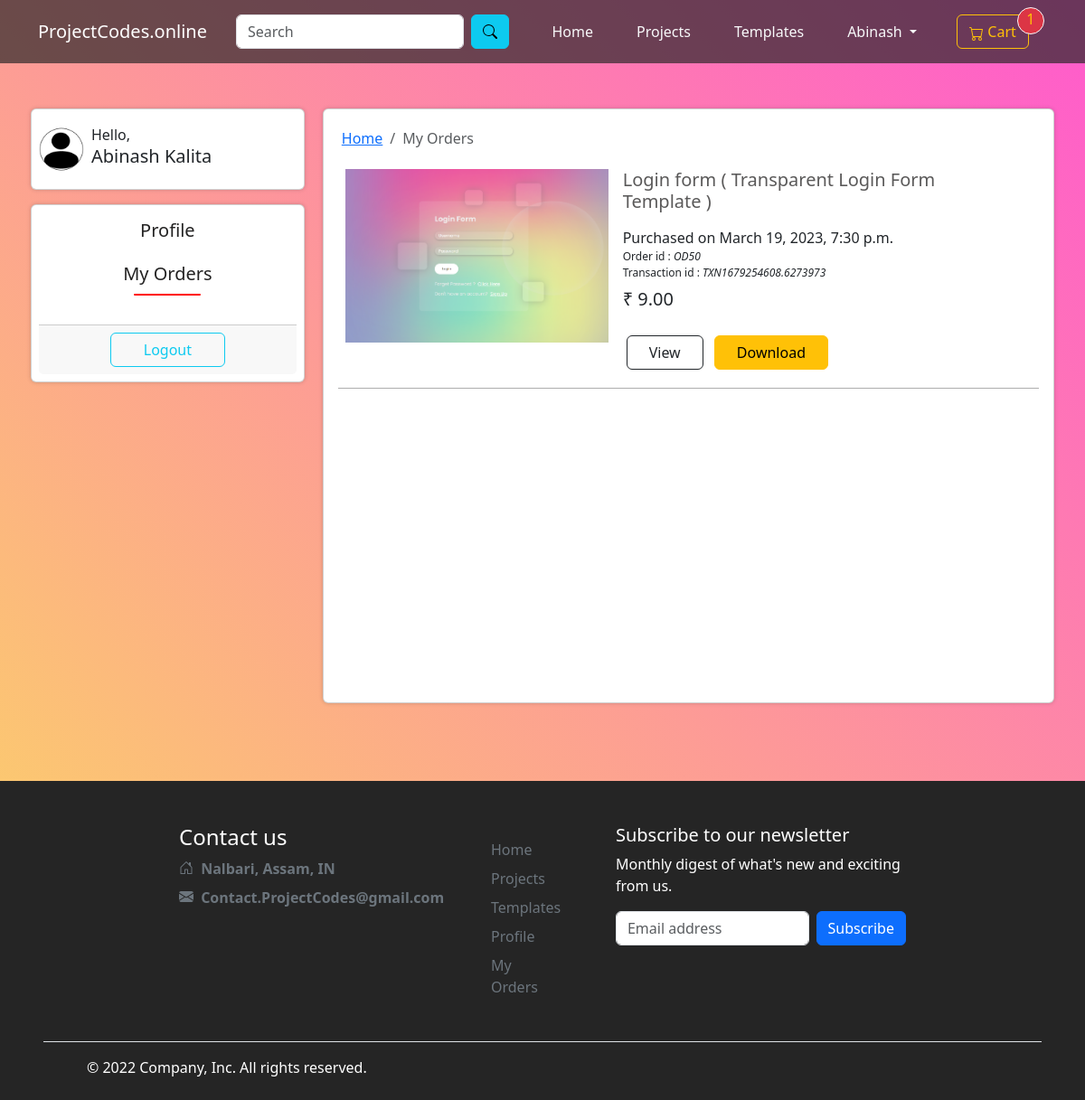
The page /order/ (signed in) on the database its author committed.
### user/models.py (models this page shows, shortened)
class User_detail(models.Model):
    id=models.BigAutoField(primary_key=True)
    user_id= models.BigIntegerField()
    name= models.CharField(max_length=200)
    gender= models.CharField(max_length=30, null=True, blank=True)
    phone= models.IntegerField( null=True, blank=True, default="0")
    profileImg= models.ImageField(upload_to="Profile_Image/",null=True, blank=True,  default="/defaultImg/person-circle.png")
    address = models.TextField(null=True, blank=True )

class Order(models.Model):
    order_id= models.BigAutoField(primary_key=True)
    project= models.ForeignKey(Project, on_delete=models.CASCADE)
    user_id= models.IntegerField()
    price = models.FloatField()
    transaction_id= models.CharField(max_length=300)
    order_time = models.DateTimeField(default=datetime.datetime.now())

class Project(models.Model):
    CATEGORY=(
        ('Project', 'Project'),
        ('Template', 'Template'),
    )
    SUB_CATEGORY=(
        ('Web Development', (
                ('Front-end Development', 'Front-end Development'),
                ('Backend', 'Backend'),
                ('Full-Stack', 'Full-Stack'),
            )
        ),
        ('Android Development', (
                ('Java', 'Java'),
                ('kotlin', 'Kotlin'),
            )
        ),
        ('Cyber Security', 'Cyber Security'),
        ('Others', (
                ('C','C'),
                ('C++','C++'),
                ('Python','Python')
            )
        ),
    )
    proj_id = models.BigAutoField(primary_key=True)
    title = models.CharField(max_length=100)
    short_Desc = models.CharField(max_length=500, blank=True)
    project_file=  models.FileField(null=True,blank=True, upload_to="projectFile/")
    full_Desc= models.TextField(blank=True)
    category = models.CharField(max_length=100, choices=CATEGORY)
    sub_category = models.CharField(max_length=100, choices=SUB_CATEGORY)
    used_language= models.CharField(max_length=500, null=True, blank=True)
    created_by= models.CharField(max_length=100, null=True, blank=True, default="Team Members")
    price= models.FloatField( blank=True, null=True)
    discounted_price = models.FloatField( blank=True , null=True)
    free = models.BooleanField(default=False)
    publish_date = models.DateTimeField(auto_now_add=True)
    last_modified_date = models.DateTimeField(auto_now=True)
    default_image= models.ImageField(null=True,blank=True, upload_to="Project_Image/")
    sourcecode_link= models.CharField(max_length=500,null=True, blank=True)

### user/views.py (the view)
# urls.py: path('order/', views.my_order, name="order"),
def my_order(request):
    if request.user.is_authenticated:
        user_id = request.user.id
        account = User_detail.objects.get(user_id=user_id)
        orders = Order.objects.filter(user_id=user_id).order_by('-order_id')
        params = {'User_detail': account, "activeOrder": "activeOrder",
                  "orders": orders, "cartCount": cartCount(user_id)}
        return render(request, "user/profile.html", params)
    else:
        return redirect("/")

### user/views.py (called while the page is built)
def cartCount(user_id):
    cart = Cart.objects.filter(user_id=user_id)
    cart = cart.count()
    return cart

### templates/user/profile.html (shortened to what this page needs)
{% extends 'user/basic.html' %}
{%load static %}
{%block csslink%}
<link rel="stylesheet" href="{% static 'user/css/profile.css'%}">
{%endblock csslink%}
{%block body%}
<div class="d-flex p-4 profile" id="profile">
    <div class="profile_links">
        <div class="card p-2  flex-row align-items-center helloUser">
            <img src="/media/{{User_detail.profileImg}}" alt="" srcset="">
            <div class=" m-2">
                <div>Hello,</div>
                <h5>{{request.user.first_name}} {{request.user.last_name}}</h5>
            </div>
        </div>
        <div class="card p-2 mt-3 align-items-center linkDiv">
            <a href="/profile/" class="itemLink my-2">
                <h5>Profile</h5>
            </a>
            <a href="/order/" class=" itemLink my-2">
                <h5>My Orders</h5>
            </a>
            <div class="card-footer d-flex justify-content-center w-100 mt-4">
                <a class="btn btn-outline-info w-50 logout">Logout</a>
            </div>
        </div>
    </div>
    <div class=" card profile-body">
        <div class="d-flex flex-column align-items-center order {% if not activeOrder %} d-none{% endif %}" id="order">
        <nav aria-label="breadcrumb" class="align-self-start p-1 my-0" style="min-height:fit-content !important;">
            <ol class="breadcrumb m-0 ">
                <li class="breadcrumb-item"><a href="/">Home</a></li>
                <li class="breadcrumb-item active" aria-current="page">My Orders</li>
            </ol>
        </nav>
        {% if orders%}
            {% for i in orders %}
                <div class=" orderCard flex-row">
                    <div class="orderImg">
                        <img src="/media/{{i.project.default_image}}" alt="" srcset="" style="width:100%; height:100%;">
                    </div>
                    <div class="orderDetails">
                        <div>
                            <h5>{{i.project.title}}
                                {% if i.project.short_Desc %}
                                    <span> (
                                        {{i.project.short_Desc}} )
                                    </span>
                                {% endif %}
                            </h5>
                        </div>
                        <div>
                            <p class=" mt-3 mb-0" id="buyDate">Purchased on <span>{{i.order_time}}</span></p>
                            <p class="mb-0" style="font-size:.75rem;">Order id : <em>OD{{i.order_id}}</em></p>
                            <p class="mb-2" style="font-size:.75rem;">Transaction id : <em>{{i.transaction_id}}</em></p>
                            <h6 class="price fs-5">₹ {{i.price}}0</h6>
                        </div>
                        <div class="btns mt-4">
                            {% if i.project.category == 'Template' %}
                                <a href="/templates/view/{{i.project.proj_id}}" class="btn btn-outline-dark mx-1 px-4">View</a>
                            {% else %}
                                <a href="/projects/{{i.project.proj_id}}" class="btn btn-outline-dark mx-1 px-4">View</a>
                            {% endif %}
                            <a class="btn btn-warning m-1 px-4 downloadBtn" href="/download/?id={{i.project.proj_id}}" id="{{i.order_id}}" >Download</a>
                        </div>
                    </div>
                </div>
            {% endfor %}
        {% else %}
            <div class="d-flex flex-column justify-content-center align-items-center h-100 text-center">
                <h5>Your order list is empty!☹</h5>
                <p>Explore our wide collection of projects and find something you need😀</p>
                <a href="/projects/" class="btn btn-outline-dark">Find projects</a>
            </div>
        {% endif %}
        </div>
    </div>
</div>
{%endblock body%}

### templates/user/basic.html (shortened to what this page needs)
{%load static%}
<html lang="en">
<head>
  <link rel="stylesheet" href="https://cdn.jsdelivr.net/npm/bootstrap@5.3.0-alpha1/dist/css/bootstrap.min.css" />
  <link rel="stylesheet" href="https://cdnjs.cloudflare.com/ajax/libs/font-awesome/6.3.0/css/all.min.css" />
  <link rel="stylesheet" href="{% static 'user/css/commonStyle.css'%}" />
  {% block csslink %}
  {% endblock csslink %}
</head>
<body id="body">
  <nav class="navbar navbar-expand-lg navbar-dark fixed-top w-100" style="background-color: rgba(37, 37, 37, 0.678); margin-bottom: 5px">
    <div class="container d-flex">
      <a class="navbar-brand" href="/">ProjectCodes.online</a>
      <div class="offcanvas offcanvas-end text-bg-dark" tabindex="-1" id="offcanvasNavbar" aria-labelledby="offcanvasNavbarLabel" style="width: 70%">
        <div class="offcanvas-body justify-content-end">
          <form class="d-flex m-2" role="search" method="get" action="/search" id="srcForm">
            <input class="form-control mx-2" type="search" placeholder="Search" aria-label="Search" name="src_query"
              required />
            <button class="btn btn-info me-3" type="submit">
            </button>
          </form>
          <ul class="navbar-nav mb-lg-0">
            <li class="nav-item mx-3">
              <a class="nav-link text-light itemLink" aria-current="page" href="/">Home</a>
            </li>
            <li class="nav-item mx-3">
              <a class="nav-link text-light itemLink" href="/projects">Projects</a>
            </li>
            <li class="nav-item mx-3">
              <a class="nav-link text-light itemLink" href="/templates/">Templates</a>
            </li>
            {% if request.user.is_authenticated%}
            <li class="nav-item dropdown itemLink mx-3">
              <a class="nav-link text-light dropdown-toggle" href="#" role="button" data-bs-toggle="dropdown"
                aria-expanded="false">
                {{request.user.first_name}}
              </a>
            </li>
            {%endif%}
          </ul>
          <div class="btnDiv mx-3 my-auto">
            {% if request.user.is_authenticated%}
            <a href="/cart" class="btn btn-outline-warning m-1" style="width: 5rem;">
              Cart<span class="position-absolute translate-middle bg-danger border border-light rounded-circle ms-3"
                style="width: 30px; height: 30px; object-fit: fill">
                <span id="cartCount">{{cartCount}}</span>
              </span>
            </a>
            {%else%}
            <a href="/login" class="btn btn-outline-info ">Login</a>
            {%endif%}
          </div>
        </div>
      </div>
    </div>
  </nav>
  <section class="mar-top">
    {%block body%}
    {%endblock body%}
  </section>
  <div class=" text-white mt-5" style="background: #252525;">
    <footer class="" >
      <div class="row w-75 mx-auto">
        <div class="col-6 col-md-5 mb-3">
          <h4>Contact us</h4>
          <ul class="nav flex-column">
            <li class="nav-item mb-2 text-secondary fw-bold">
              Nalbari, Assam, IN</li>
              <li class="nav-item mb-2 text-secondary fw-bold text-break">
              <a href="https://mail.google.com/mail/u/0/?#inbox?compose=CllgCJlGVVzdmnxJngqsXSXdZgwDBjRlcQDfXxBnGGxgDWGGGNPKBjhjcvfLVvsPQBbxlgZrgbV" target="_blank" class="text-secondary ">Contact.ProjectCodes@gmail.com</a>
              </li>
          </ul>
        </div>
        <div class=" col-md-1 mb-3">
          <ul class="nav flex-column">
            <li class="nav-item my-2"><a href="/" class="nav-link p-0 text-secondary">Home</a></li>
            <li class="nav-item mb-2"><a href="/projects" class="nav-link p-0 text-secondary">Projects</a></li>
            <li class="nav-item mb-2"><a href="/templates" class="nav-link p-0 text-secondary">Templates</a></li>
            {% if request.user.is_authenticated %}
            <li class="nav-item mb-2"><a href="/profile" class="nav-link p-0 text-secondary">Profile</a></li>
            <li class="nav-item mb-2"><a href="/order" class="nav-link p-0 text-secondary">My Orders</a></li>
            {% endif %}
          </ul>
        </div>
        <div class="col-md-5 offset-md-1 mb-3">
          <form action="">
            <h5>Subscribe to our newsletter</h5>
            <p>Monthly digest of what's new and exciting from us.</p>
            <div class="d-flex flex-column flex-sm-row w-100 gap-2">
              <input id="newsletter1" type="email" class="form-control" placeholder="Email address" required>
              <button class="btn btn-primary" type="submit">Subscribe</button>
            </div>
          </form>
        </div>
      </div>
      <div class="d-flex flex-column flex-sm-row justify-content-between p-5 mt-4 pt-3 pb-2 border-top btmfooter">
        <p>&copy; 2022 Company, Inc. All rights reserved.</p>
      </div>
    </footer>
  </div>
</body>
</html>

### static/user/css/commonStyle.css (style rules this page uses)
:root { --dk-gray-100: #F3F4F6; --dk-gray-200: #E5E7EB; --dk-gray-300: #D1D5DB; --dk-gray-400: #9CA3AF; --dk-gray-500: #6B7280; --dk-gray-600: #4B5563; --dk-gray-700: #374151; --dk-gray-800: #1F2937; --dk-gray-900: #111827; --dk-dark-bg: #313348; --dk-darker-bg: #2a2b3d; --navbar-bg-color: #6f6486; --sidebar-bg-color: #252636; --sidebar-width: 250px; }
* { margin: 0; padding: 0; box-sizing: border-box; }
body { background: linear-gradient(45deg, #fbda61, #ff5acd); scroll-behavior: smooth; }
a { text-decoration: none; color:rgb(35, 34, 34); }
.activePage { display: flex; flex-direction: column; margin-top: -3px; }
.activePage:after { align-self: center; content: " "; width: 75%; margin-top: 2px; height: 1.7px; border-radius: 20px; background: rgb(255, 0, 0); transition: 0.2s ease-in; }
.itemLink { width: fit-content; text-decoration: none; }
.mar-top { margin-top: 12vh; min-height: 90vh; }
.breadcrumb a { color: rgba(var(--bs-link-color-rgb),var(--bs-link-opacity,1)); text-decoration: underline; }

### static/user/css/profile.css (style rules this page uses)
.profile_links .card img { height:50px; border-radius:150px; }
.card { margin: 0 10px; box-shadow:0px 0px 4px rgba(64, 64, 64, 0.269); }
.profile_links { width:30%; height:auto; }
#order { min-height:78vh; }
.orderCard { display: flex; width: 100%; margin: 10px 0 0 0; padding: .5rem; padding-bottom: 1rem; border-bottom: 1px solid rgba(137, 135, 135, 0.683); }
.orderCard .orderImg { width: 40%; height: 12rem; }
.orderCard .orderDetails { width: 60%; margin: 0 1rem; }
.orderCard .orderDetails h5 { color: rgba(54, 53, 53, 0.82); }
.profile-body { width: 75%; padding: 1rem; }

### rows shown on the page
User_detail: profileImg (picture)
Order: project.default_image (picture), project "Login form", project.short_Desc "Transparent Login Form Template", order_time "March 19, 2023, 7:30 p.m.", order_id "50", transaction_id "TXN1679254608.6273973", price "9.0"

### other values the page prints
{{ request.user.first_name }} "Abinash"
{{ cartCount }} "1"
{{ request.user.last_name }} "Kalita"
